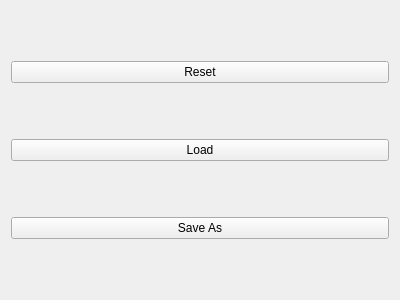
<?xml version="1.0" encoding="UTF-8"?>
<ui version="4.0">
 <class>FileWidget</class>
 <widget class="QWidget" name="FileWidget">
  <property name="geometry">
   <rect>
    <x>0</x>
    <y>0</y>
    <width>400</width>
    <height>300</height>
   </rect>
  </property>
  <property name="windowTitle">
   <string>Form</string>
  </property>
  <layout class="QVBoxLayout" name="verticalLayout">
   <item>
    <widget class="QPushButton" name="btnReset">
     <property name="text">
      <string>Reset</string>
     </property>
    </widget>
   </item>
   <item>
    <widget class="QPushButton" name="btnLoad">
     <property name="text">
      <string>Load</string>
     </property>
    </widget>
   </item>
   <item>
    <widget class="QPushButton" name="btnSave">
     <property name="text">
      <string>Save As</string>
     </property>
    </widget>
   </item>
  </layout>
 </widget>
 <resources/>
 <connections/>
</ui>
